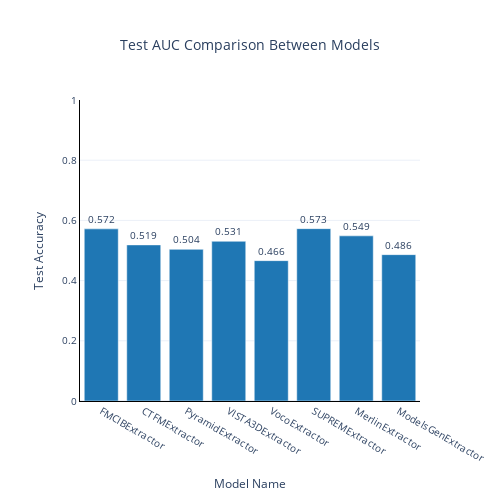

Notebook code cell kept with this figure:
### Code cell
# Plot test accuracies
fig = plot_model_comparison(test_accuracies_dict)
fig.show() # Show the plot

### Figure 1 — Plotly figure (JSON) as saved in the notebook; plotly's stock layout.template omitted (floating-point values rounded to 4 significant figures)
{"data": [{"alignmentgroup": "True", "hovertemplate": "Model Name=%{x}<br>Test Accuracy=%{y}<br>text=%{text}<extra></extra>", "legendgroup": "", "marker": {"color": "#1f77b4", "pattern": {"shape": ""}}, "name": "", "offsetgroup": "", "orientation": "v", "showlegend": false, "text": ["0.572", "0.519", "0.504", "0.531", "0.466", "0.573", "0.549", "0.486"], "textposition": "outside", "type": "bar", "x": ["FMCIBExtractor", "CTFMExtractor", "PyramidExtractor", "VISTA3DExtractor", "VocoExtractor", "SUPREMExtractor", "MerlinExtractor", "ModelsGenExtractor"], "xaxis": "x", "y": [0.5719, 0.5186, 0.5039, 0.5306, 0.4664, 0.5727, 0.5487, 0.4863], "yaxis": "y"}], "layout": {"barmode": "relative", "font": {"size": 10}, "height": 500, "legend": {"tracegroupgap": 0}, "plot_bgcolor": "rgba(0,0,0,0)", "showlegend": false, "title": {"text": "Test AUC Comparison Between Models", "x": 0.5}, "width": 500, "xaxis": {"anchor": "y", "domain": [0, 1], "linecolor": "black", "ticks": "", "title": {"text": "Model Name"}}, "yaxis": {"anchor": "x", "domain": [0, 1], "linecolor": "black", "range": [0, 1], "ticks": "", "title": {"text": "Test Accuracy"}}}}
